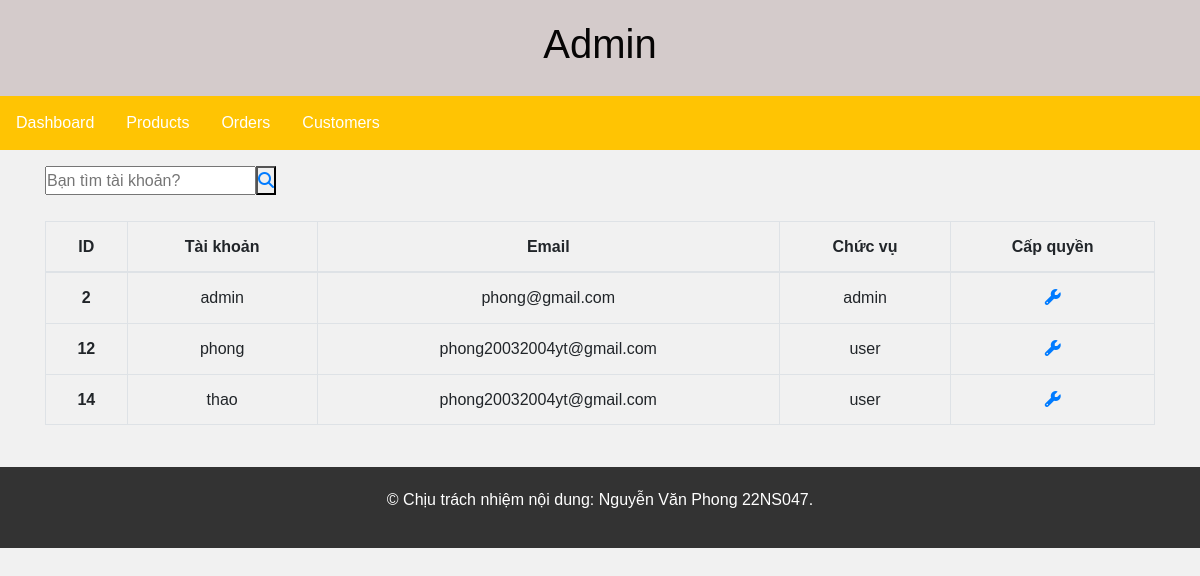
/admin/users.php, run on the app's committed database.
### tables this page shows
CREATE TABLE `users1` (
  `us_id` int(11) NOT NULL,
  `hoTen` varchar(100) NOT NULL,
  `email` varchar(100) NOT NULL,
  `us_name` varchar(100) NOT NULL,
  `us_pass` varchar(50) NOT NULL,
  `typeuser` varchar(50) NOT NULL DEFAULT 'user'
);

### admin/users.php (the view, shortened to what this page needs)
<?php
require_once('D:\xampp\htdocs\doAn_1\web\admin\config\db.php');
?>
<!DOCTYPE html>
<html lang="en">
<head>
    <link rel="stylesheet" href="styles.css">
	<link rel="stylesheet" href="https://maxcdn.bootstrapcdn.com/bootstrap/4.4.1/css/bootstrap.min.css">
    <link rel="stylesheet" href="https://cdnjs.cloudflare.com/ajax/libs/font-awesome/6.4.0/css/all.min.css">
</head>
<body>
<!DOCTYPE html>
<html lang="en">
<head>
  <link rel="stylesheet" href="styles.css">
</head>
<body>
  <header style="text-align: center;">
    <h1 >Admin</h1>
  </header>
  <nav>
    <ul>
      <li><a href="admin.php">Dashboard</a></li>
      <li><a href="product.php">Products</a></li>
      <li><a href="order.php">Orders</a></li>
      <li><a href="users.php">Customers</a></li>
    </ul>
  </nav>
  <div class="container">
<form action="timKiemSp.php" method="GET"><input type="text" placeholder="Bạn tìm tài khoản?" name="inputTimUs"><button  style="position: absolute;" ><a href="timKiem.php"><i class="fa-solid fa-magnifying-glass"></i></a></button></form>
<br>
</div>
  <div class="container">
        <div class="panel panel-primary">
            <div class="panel-body">
                <table class="table table-bordered">
                    <thead>
                        <tr style="text-align: center;">
                            <th>ID</th>
                            <th>Tài khoản</th>
                            <th>Email</th>
                            <th>Chức vụ</th>
                            <th>Cấp quyền</th>
                        </tr>
                    </thead>
                    <tbody>
                    <?php
                        try {
                            $sql = "select * from `users1`";
                            $result = mysqli_query($conn,$sql);
                            while ( $row = mysqli_fetch_assoc($result)) {
                                $id=$row['us_id'];
                                $name=$row['us_name'];
                                $email=$row['email'];
                                $chucVu=$row['typeuser'];
                                echo '
                                <tr style="text-align: center;">
                                    <th scope="row" >'.$id.'</th>
                                    <td>'.$name.'</td>
                                    <td>'.$email.'</td>
                                    <td>'.$chucVu.'</td>
                                    <td><a href="xacNhan.php?idcapQuyen='.$id.'"><i class="fa-solid fa-wrench"></i></a></td>
                                </tr>
                                ';
                            }
                        } catch (\Throwable $th) {
                        }
                        ?>
                    </tbody>
                </table>
            </div>
        </div>
        <br>
</div>
  <footer>
    <p>&copy; Chịu trách nhiệm nội dung: Nguyễn Văn Phong 22NS047.</p>
  </footer>
</body>
</html>
</body>
</html>

### admin/styles.css (style rules this page uses)
* { margin: 0; padding: 0; box-sizing: border-box; }
body { font-family: Arial, sans-serif; line-height: 1.6; background-color: #f1f1f1; }
header { background-color: #d4cbcb; color: #060505; padding: 20px; }
nav ul { list-style-type: none; background-color: rgb(255, 196, 3); overflow: hidden; }
nav ul li { float: left; }
nav ul li a { display: block; color: #fff; text-align: center; padding: 14px 16px; text-decoration: none; }
footer { background-color: #333; color: #fff; padding: 20px; text-align: center; }

### data on the page
users1: us_id "2", us_name "admin", email "phong@gmail.com", typeuser "admin"
users1: us_id "12", us_name "phong", email "phong20032004yt@gmail.com", typeuser "user"
users1: us_id "14", us_name "thao", email "phong20032004yt@gmail.com", typeuser "user"
